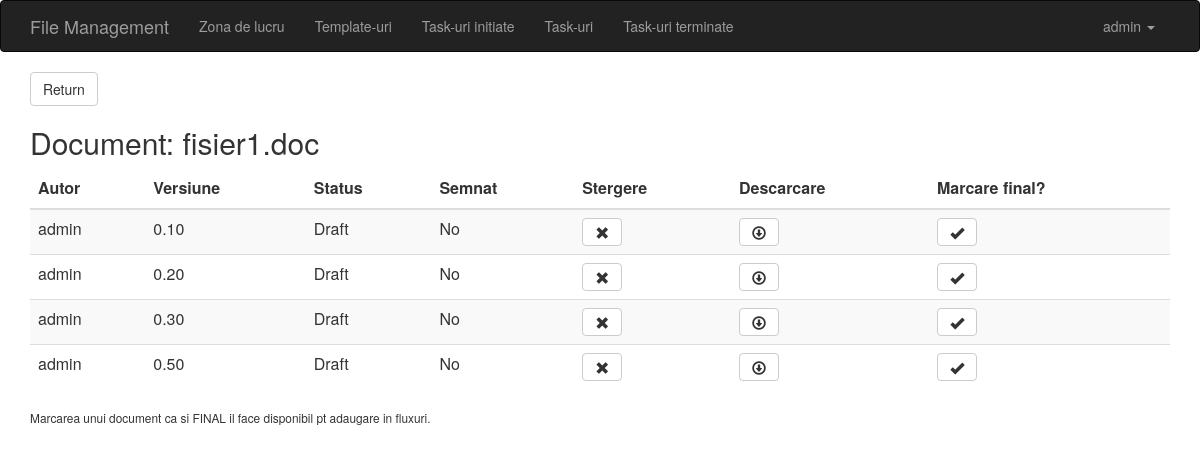
Screenshot of /documents/16/view (signed in) with the database file from the repository.
### documents/models.py (models this page shows, shortened)
class Document(models.Model):
    docfile = models.FileField(upload_to='documents/%Y/%m/%d/')
    filename = models.CharField(max_length=100, null=True, blank=True)
    author = models.ForeignKey(User, related_name='documents', null=True, blank=True)
    created_on = models.DateTimeField(blank=False, default=now)
    last_modified = models.DateTimeField(blank=False, default=now)
    abstract = models.CharField(max_length=100, null=True, blank=True)
    keywords = models.CharField(max_length=100, null=True, blank=True)
    status = models.IntegerField(
        choices=DocumentState.CHOICES, default=DocumentState.DRAFT)
    version = models.FloatField(null=False, blank=False, default=0.1)
    signed = models.BooleanField(null=False, blank=False, default=False)
    stale = models.BooleanField(null=False, blank=False, default=False)
    stale_on = models.DateTimeField(null=True, blank=True)
    def file_link(self):
        if self.docfile:
            return "<a download href='%s'>download</a>" % (self.docfile.url,)
        else:
            return "No attachment"
    file_link.allow_tags = True

### documents/views.py (the view)
# urls.py: url(r'^(?P<pk>\d+)/view', views.DocumentDetailView.as_view(), name='document_detail'),
class DocumentDetailView(DetailView):
    model = Document
    template_name = 'document_detail.html'
    def get_queryset(self):
        current_user_docs = Document.objects.all()
        current_doc = current_user_docs.filter(pk=self.kwargs.get(self.pk_url_kwarg)).first()
        return current_user_docs.filter(filename=current_doc.filename)
    def get_context_data(self, **kwargs):
        context = super(DocumentDetailView, self).get_context_data(**kwargs)
        context['documents'] = self.get_queryset()
        context['doc_name'] = context['documents'].first().filename
        return context

### user/context_processors/role_types.py (called while the page is built)
def user_roles(request):
    return {
        'READER': UserRoles.READER,
        'CONTRIBUTOR': UserRoles.CONTRIBUTOR,
        'MANAGEMENT': UserRoles.MANAGEMENT,
        'ADMIN': UserRoles.ADMIN,
    }

### documents/templates/document_detail.html
{% extends "base.html" %}
{% block content %}
<a href="{% url 'workspace' %}" class="btn btn-default">
    Return
</a>
{% if documents %}
<h2>Document: {{doc_name}}</h2>
<table class="table table-striped">
        <thead>
            <tr>
                <th>Autor</th>
                <th>Versiune</th>
                <th>Status</th>
                <th>Semnat</th>
                {% if request.user.profile.role > 1 %}
                <th>Stergere</th>
                {% endif %}
                <th>Descarcare</th>
                <th>Marcare final?</th>
            </tr>
        </thead>
        <tbody>
        {% for req in documents %}
            {% if req.author == request.user and req.status < 3 %}
            <tr>
                <td> {{ req.author }}</td>
                <td> {{ req.version|floatformat:2 }}</td>
                <td> {{ req.get_status_display }} </td>
                <td> {{ req.signed|yesno:"Yes,No" }}</td>
                <td>
                    {% if request.user.profile.role > 1 %}
                      {% if request.user.username == req.author.username %}
                      <a class="btn btn-m btn-default btn-icon" href="{% url 'remove_document' pk=req.id %}"
                       title="Remove document">
                      <span class="glyphicon glyphicon-remove" aria-hidden="true"></span>
                      {% endif %}
                    {% endif %}
                </a>
              </td>
              <td>
                <a class="btn btn-m btn-default btn-icon" href="{% url 'download' pk=req.id %}"
                 title="Download document">
                <span class="glyphicon glyphicon-download" aria-hidden="true"></span>
                </a>
              </td>
              <td>
                 {% if req.status == 0 %}
                <a class="btn btn-m btn-default btn-icon" href="{% url 'make_final' pk=req.id %}"
                 title="Make document final">
                <span class="glyphicon glyphicon-ok" aria-hidden="true"></span>
                    {% else %}
                        Document incompatibil.
                    {% endif %}
                </a>
              </td>
            </tr>
            {% endif %}
        {% endfor %}
        </tbody>
</table>
<p><small>Marcarea unui document ca si FINAL il face disponibil pt adaugare in fluxuri.</small></p>
{% else %}
  <p>No documents uploaded yet.</p>
{% endif %}
{% endblock %}

### file_management/templates/navbar.html (shortened to what this page needs)
<nav class="navbar navbar-default navbar-inverse">
  <div class="container">
    <div class="navbar-header">
      <a class="navbar-brand" href="{% url 'home' %}">File Management</a>
    </div>
    <div id="navbar" class="navbar-collapse collapse">
        <ul class="nav navbar-nav">
          <li>
              <a href="{% url 'workspace' %}">Zona de lucru</a>
          </li>
            <li>
                <a href="{% url 'template_list' %}">Template-uri</a>
            </li>
          <li>
              <a href="{% url 'init_tasks' %}">Task-uri initiate</a>
          </li>
          <li>
              <a href="{% url 'current_tasks' %}">Task-uri</a>
          </li>
          <li>
              <a href="{% url 'fin_tasks' %}">Task-uri terminate</a>
          </li>
        </ul>
        <ul class="nav navbar-nav navbar-right">
            <li class="dropdown">
                <a href="#" class="dropdown-toggle" data-toggle="dropdown" role="button" aria-haspopup="true"
                    aria-expanded="false"> {{ user.username }}
                    <span class="caret"></span>
                </a>
            </li>
        </ul>
    </div>
  </div>
</nav>

### rows the page displays
Document: filename "fisier1.doc", author "admin", version "0.10", status "Draft", signed "No"
Document: author "admin", version "0.20", status "Draft", signed "No"
Document: author "admin", version "0.30", status "Draft", signed "No"
Document: author "admin", version "0.50", status "Draft", signed "No"

### other values shown
{{ user.username }} "admin"
